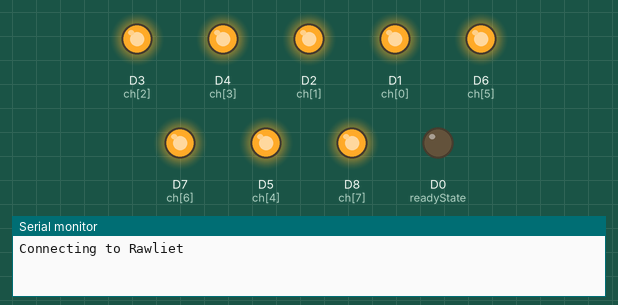
Bench run of a sketch on a simulated ESP8266 (NodeMCU). On the bench: output pins drawn as LEDs (lit = HIGH), the last lines printed to the serial monitor. WiFi joins after 1.5 s; servers stay silent unless stated; uploads are accepted with an empty reply; the local clock reads 2024-03-15 10:24:30 at power-on unless the sketch sets it.

Above: at 0.2 s.
At 2.9 s:
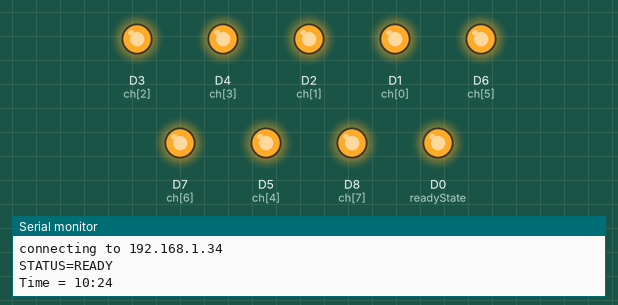
Timing chart, 0 to 4.4 s (numbered marks = the images above):
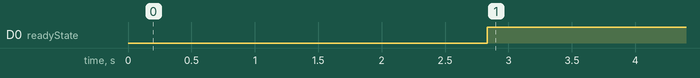

Measured:
- by itself, D0 (readyState): LOW → HIGH at 2.8 s

The sketch:

test2.ino
```cpp
#include <ESP8266WiFi.h>
#include <ArduinoJson.h>
#include <time.h>

//########################ตั้งค่า wifi และ webhost #######################
const char* ssid     = "Rawliet";
const char* password = "34073408";
const char* host = "192.168.1.34"; //replace it with your webhost url
String path;

//#################################################
int timezone = 7 * 3600;                    //ตั้งค่า TimeZone ตามเวลาประเทศไทย
int dst = 0;     //กำหนดค่า Date Swing Time
//############ตัวแปรขาของบอร์ด################
int readyState = D0; // ขา D0 ไฟ led

int ch[] = {5,4,0,2,14,12,13,15}; // ขา D1

//##########################################
void setup() {
  Serial.begin(9600);
  delay(100);
  pinMode(readyState, OUTPUT);
  pinMode(ch[0], OUTPUT);
  pinMode(ch[1], OUTPUT);
  pinMode(ch[2], OUTPUT);
  pinMode(ch[3], OUTPUT);
  pinMode(ch[4], OUTPUT);
  pinMode(ch[5], OUTPUT);
  pinMode(ch[6], OUTPUT);
  pinMode(ch[7], OUTPUT);

  digitalWrite(ch[0], HIGH);
  digitalWrite(ch[1], HIGH);
  digitalWrite(ch[2], HIGH);
  digitalWrite(ch[3], HIGH);
  digitalWrite(ch[4], HIGH);
  digitalWrite(ch[5], HIGH);
  digitalWrite(ch[6], HIGH);
  digitalWrite(ch[7], HIGH);

  Serial.println();
  Serial.println();
  Serial.print("Connecting to ");
  Serial.println(ssid);

  WiFi.begin(ssid, password);
  while (WiFi.status() != WL_CONNECTED) {
    delay(500);
    Serial.print(".");
  }

  Serial.println("");
  Serial.println("WiFi connected");
  Serial.println("IP address: ");
  Serial.println(WiFi.localIP());
  Serial.print("Netmask: ");
  Serial.println(WiFi.subnetMask());
  Serial.print("Gateway: ");
  Serial.println(WiFi.gatewayIP());
  //digitalWrite(D1, 1);
  delay(500);
  //digitalWrite(D1, 0);
  delay(500);

  configTime(timezone, dst, "pool.ntp.org", "time.nist.gov");     //ดึงเวลาจาก Server
  Serial.println("\nWaiting for time");
  while (!time(nullptr)) {
    Serial.print(".");
    delay(1000);
  }


}
void loop() {

  //###################### เชื่อมต่อเซิฟเวอร์ #####################
  Serial.print("connecting to ");
  Serial.println(host);

  WiFiClient client;

  const int httpPort = 80;
  if (!client.connect(host, httpPort)) {
    Serial.println("connection failed");
    return;
  }
  digitalWrite(readyState, HIGH);
  Serial.println("STATUS=READY");
  //###########################################
  Serial.print("Time = ");
  Serial.print(NowTime());
  Serial.println("");
  // Serial.println(p_tm->tm_hour->tm_min->tm_sec);
  // delay(1000);
  // #################reqeust##################


    path = "/projectcontrol/api/control/read_all1.php";

    //Serial.println("Here1");


  client.print(String("GET ") + path + " HTTP/1.1\r\n" +
               "Host: " + host + "\r\n" +
               "Connection: close\r\n\r\n");

  delay(50);
  //#####################################################

  String section = "header";
  while (client.available()) {
    String line = client.readStringUntil('\r');
    //Serial.print(line);
    // we’ll parse the HTML body here
    if (section == "header") { // headers..

      if (line == "\n") { // skips the empty space at the beginning
        section = "json";
      }
    }
    else if (section == "json") { // print the good stuff
      section = "ignore";
      String result = line.substring(1);
      //Serial.print("result = ");
      //Serial.println(result);
      // Parse JSON
      int size = result.length() + 1;
      //Serial.print("Size = ");
      //Serial.println(size);
      char json[size];

      result.toCharArray(json, size);
      DynamicJsonDocument doc(1024);
      DeserializationError error = deserializeJson(doc, json);
      //JsonObject& json_parsed = jsonBuffer.parseObject(json);
      if (error)
      {
        Serial.println("deserializeJson() failed with code");
        return;
      }
      int count = 0;
      for(int i = 0; i<=7; i++){

      count++;
      //int channelid = int(doc[i]["channelid"]);
      String msgchannelid = doc[i]["channelid"];
      int channelid = msgchannelid.toInt();
      String msgchStatus = doc[i]["status"];
      int chStatus = msgchStatus.toInt();
      //Serial.print("Loop = ");
      //Serial.println(count);
      //Serial.println(channelid);
      //Serial.println(chStatus);
      //if (channelid == count) {
      if (channelid == count) {
          Serial.print("CH");
          Serial.print(count);
          Serial.print(" is working State = ");
          Serial.println(chStatus);
        digitalWrite(ch[i], chStatus);
       //value1=1,value1=0;
        delay(50);
    }
  }
  }
  }

  Serial.println();
  Serial.println("closing connection");
  client.stop();
  delay(100);
}
//#############Time#############
String NowTime() {
  time_t now = time(nullptr);
  struct tm* p_tm = localtime(&now);
  String timeNow = "";
  timeNow += String(p_tm->tm_hour);
  timeNow += ":";
  timeNow += String(p_tm->tm_min);
  return timeNow;
}
```
